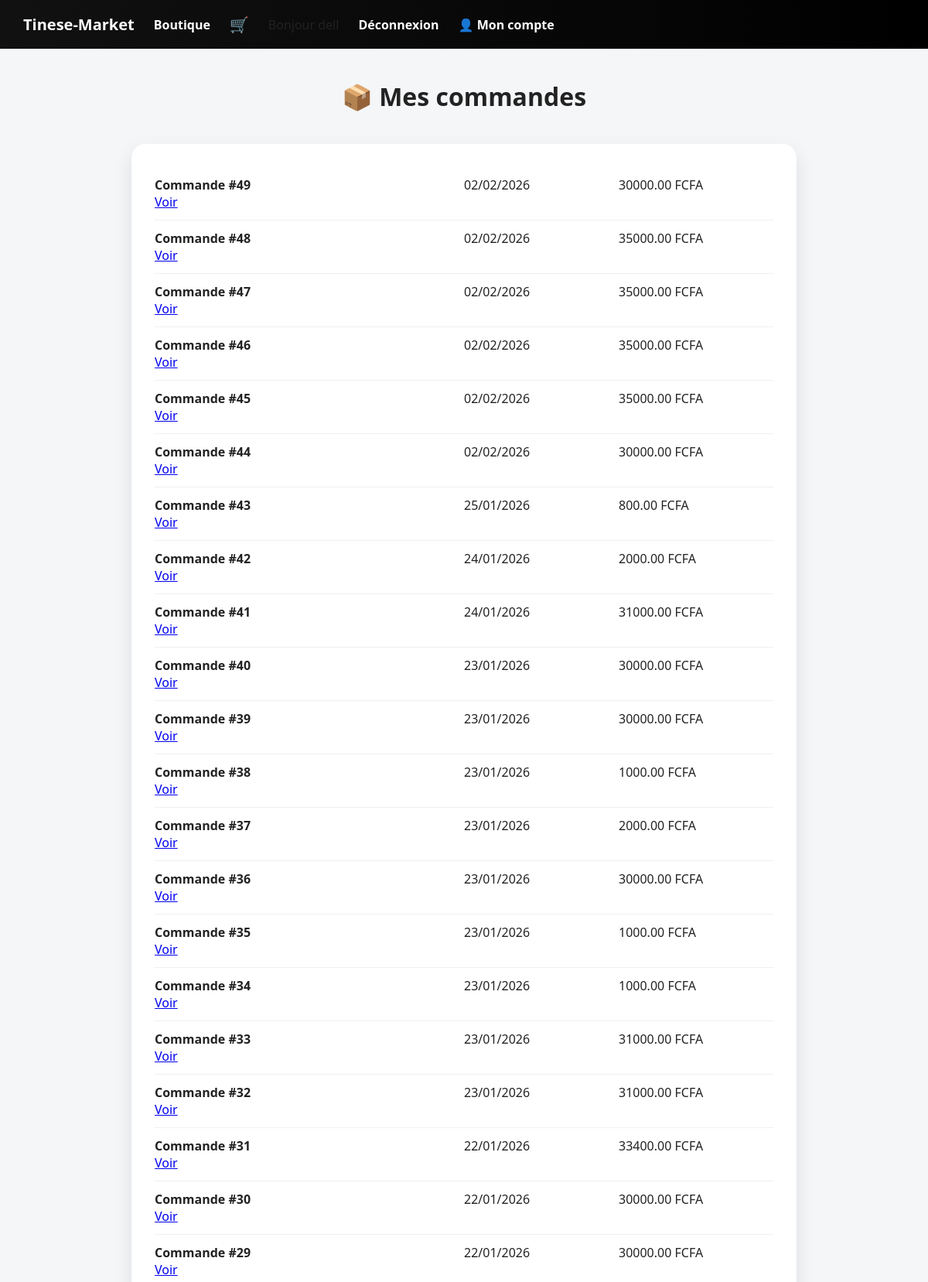
Page /accounts/mes-commandes/ (signed in, upper part) on the committed database.
### orders/models.py (models this page shows, shortened)
class Order(models.Model):
    STATUS_CHOICES = (
        ('pending', 'En attente'),
        ('paid', 'Payée'),
    )
    user = models.ForeignKey(settings.AUTH_USER_MODEL, on_delete=models.CASCADE)
    total_price = models.DecimalField(max_digits=10, decimal_places=2, default=0)
    status = models.CharField(max_length=20, choices=STATUS_CHOICES, default='pending')
    created_at = models.DateTimeField(auto_now_add=True)

### accounts/views.py (the view)
# urls.py: path('mes-commandes/', views.my_orders, name='my_orders'),
@login_required
def my_orders(request):
    orders = Order.objects.filter(user=request.user).order_by('-created_at')
    return render(request, 'accounts/my_orders.html', {
        'orders': orders
    })

### cart/cart.py (called while the page is built)
    def total_quantity(self):
        return sum(item['qty'] for item in self.cart.values())

### cart/context_processors.py (called while the page is built)
def cart_info(request):
    cart = Cart(request)
    return {
        'cart_count': cart.total_quantity()
    }

### templates/accounts/my_orders.html (shortened to what this page needs)
{% extends "base.html" %}
{% block content %}
<h1 class="page-title">📦 Mes commandes</h1>
{% if orders %}
<div class="order-card">
    {% for order in orders %}
    <div class="order-row">
        <strong>Commande #{{ order.id }}</strong>
        <span>{{ order.created_at|date:"d/m/Y" }}</span>
        <span>{{ order.total_price }} FCFA</span>
        <a href="{% url 'order_detail' order.id %}">Voir</a>
    </div>
    {% endfor %}
</div>
{% else %}
<p style="text-align:center;">Aucune commande pour le moment.</p>
{% endif %}
{% endblock %}

### templates/base.html (shortened to what this page needs)
{% load static %}
<!DOCTYPE html>
<html lang="fr">
<head>
    <link rel="stylesheet" href="{% static 'css/style.css' %}">
</head>
<body>
    <nav>
        <a href="{% url 'home' %}" class="logo">Tinese-Market</a>
        <a href="{% url 'shop' %}">Boutique</a>
        <a href="{% url 'cart_detail' %}" class="cart-link">
            🛒
        </a>
         {% if user.is_authenticated %}
            <span>Bonjour {{ user.username }}</span>
            <a href="{% url 'logout' %}">Déconnexion</a>
             <a href="{% url 'my_orders' %}">👤 Mon compte</a>
        {% else %}
            <a href="{% url 'register' %}">Inscription</a>
            <a href="{% url 'login' %}">Connexion</a>
        {% endif %}
    </nav>
    <main>
        {% block content %}
        {% endblock %}
    </main>
</body>
</html>

### static/css/style.css (style rules this page uses)
body { font-family: "Segoe UI", Arial, sans-serif; margin: 0; background: #f4f6f8; color: #222; }
h1, h2, h3 { font-weight: 700; }
.page-title { text-align: center; margin: 40px 0; }
nav { background: linear-gradient(90deg, #111, #000); padding: 18px 30px; display: flex; align-items: center; gap: 25px; }
nav a { color: white; text-decoration: none; font-weight: 600; position: relative; }
nav a::after { content: ""; position: absolute; bottom: -6px; left: 0; width: 0; height: 2px; background: #e91e63; transition: width 0.3s ease; }
.cart-link { position: relative; }
.order-card { max-width: 800px; margin: 40px auto; background: white; padding: 30px; border-radius: 18px; box-shadow: 0 10px 25px rgba(0,0,0,.1); }
.order-header, .order-row { display: grid; grid-template-columns: 2fr 1fr 1fr; padding: 12px 0; }
.order-row { border-bottom: 1px solid #f0f0f0; }
.logo { font-size: 20px; font-weight: bold; color: white; text-decoration: none; }
.cart-link { font-size: 20px; }
html, body { height: 100%; }
body { display: flex; flex-direction: column; }
main { flex: 1; }

### rows in the picture
Order: id "49", created_at "02/02/2026", total_price "30000.00"
Order: id "48", created_at "02/02/2026", total_price "35000.00"
Order: id "47", created_at "02/02/2026", total_price "35000.00"
Order: id "46", created_at "02/02/2026", total_price "35000.00"
Order: id "45", created_at "02/02/2026", total_price "35000.00"
Order: id "44", created_at "02/02/2026", total_price "30000.00"
Order: id "43", created_at "25/01/2026", total_price "800.00"
Order: id "42", created_at "24/01/2026", total_price "2000.00"
Order: id "41", created_at "24/01/2026", total_price "31000.00"
Order: id "40", created_at "23/01/2026", total_price "30000.00"
Order: id "39", created_at "23/01/2026", total_price "30000.00"
Order: id "38", created_at "23/01/2026", total_price "1000.00"
Order: id "37", created_at "23/01/2026", total_price "2000.00"
Order: id "36", created_at "23/01/2026", total_price "30000.00"
Order: id "35", created_at "23/01/2026", total_price "1000.00"
Order: id "34", created_at "23/01/2026", total_price "1000.00"
Order: id "33", created_at "23/01/2026", total_price "31000.00"
Order: id "32", created_at "23/01/2026", total_price "31000.00"
Order: id "31", created_at "22/01/2026", total_price "33400.00"
Order: id "30", created_at "22/01/2026", total_price "30000.00"
Order: id "29", created_at "22/01/2026", total_price "30000.00"

### other values in the picture
{{ user.username }} "dell"
